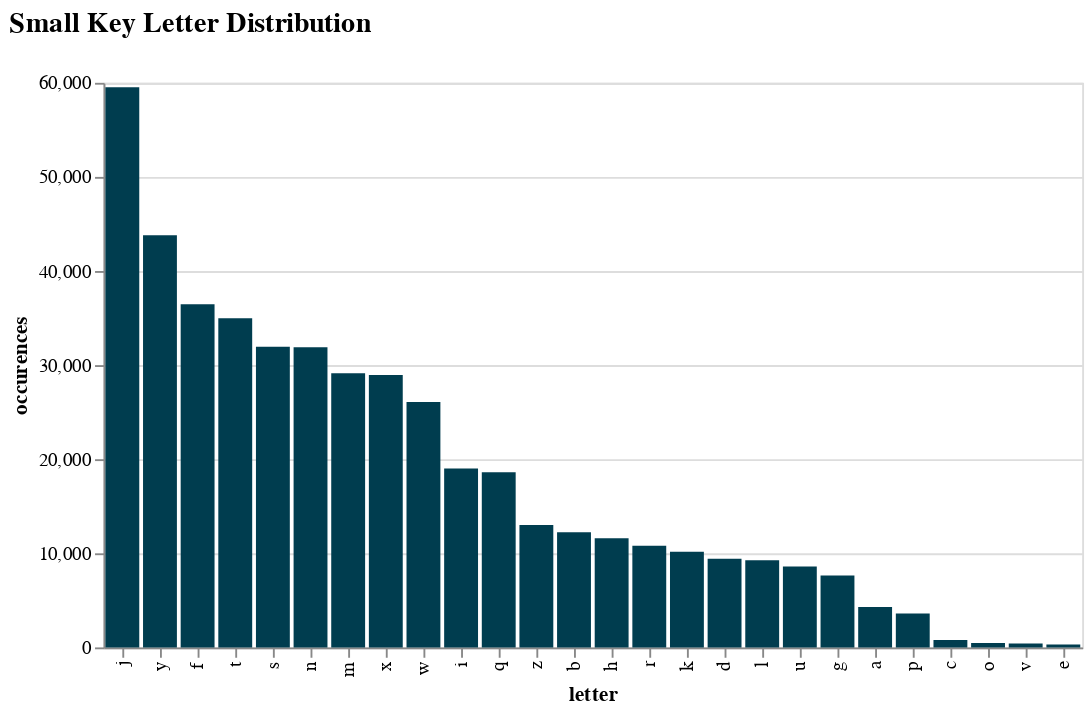

Write notebook code for a chart like this one.
### Markdown cell above
We saw with the `MonoAlphabeticCipherAttack` that you can re-construct part of the information from an encrypted message by counting letter frequencies and matching these to known letter distributions. So how can we protect against this? For this we can use `OneTimePad`. First off, lets look at the letter count of the original text, and compare this with the encrypted message when you have a short key

### Code cell
short_key_cipher = VigenereCipher(key="f")
encrypted = short_key_cipher.encrypt(book)

k1_counts = plot_letter_count("Small Key Letter Distribution", encrypted).configure_mark(color=Colours.blue)
k1_counts

### Figure 1 — Vega-Lite specification as saved in the notebook (floating-point values rounded to 4 significant figures)
{"config": {"view": {"continuousWidth": 400, "continuousHeight": 300}, "mark": {"color": "#003d4f"}}, "data": {"name": "data-3abc39e12bcbfa68ed34813ddb585b6e"}, "mark": "bar", "encoding": {"x": {"field": "letter", "sort": "-y", "type": "nominal"}, "y": {"field": "occurences", "type": "quantitative"}}, "title": {"text": "Small Key Letter Distribution", "subtitle": "", "anchor": "start", "dy": -15, "fontSize": 15, "subtitleFontSize": 13}, "$schema": "https://vega.github.io/schema/vega-lite/v4.17.0.json", "datasets": {"data-3abc39e12bcbfa68ed34813ddb585b6e": [{"letter": "j", "occurences": 59523}, {"letter": "y", "occurences": 43796}, {"letter": "f", "occurences": 36460}, {"letter": "t", "occurences": 34985}, {"letter": "s", "occurences": 31938}, {"letter": "n", "occurences": 31894}, {"letter": "m", "occurences": 29139}, {"letter": "x", "occurences": 28938}, {"letter": "w", "occurences": 26067}, {"letter": "i", "occurences": 19000}, {"letter": "q", "occurences": 18624}, {"letter": "z", "occurences": 13002}, {"letter": "b", "occurences": 12230}, {"letter": "h", "occurences": 11604}, {"letter": "r", "occurences": 10816}, {"letter": "k", "occurences": 10176}, {"letter": "d", "occurences": 9409}, {"letter": "l", "occurences": 9251}, {"letter": "u", "occurences": 8592}, {"letter": "g", "occurences": 7632}, {"letter": "a", "occurences": 4307}, {"letter": "p", "occurences": 3602}, {"letter": "c", "occurences": 791}, {"letter": "o", "occurences": 457}, {"letter": "v", "occurences": 409}, {"letter": "e", "occurences": 306}]}}
